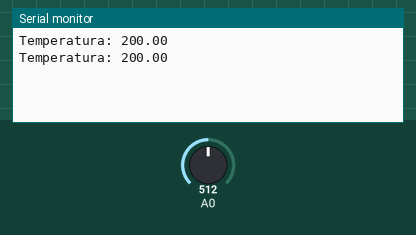
The sketch below on a simulated Arduino Uno, built with avr-gcc and run on an emulated ATmega328P. Parts: the last lines printed to the serial monitor. The inputs (shaded band) are chosen by the test bench; at power-on: A0 = 512.

Above: at 2.8 s.
2.9 s: A0 set to 716
At 4.4 s:
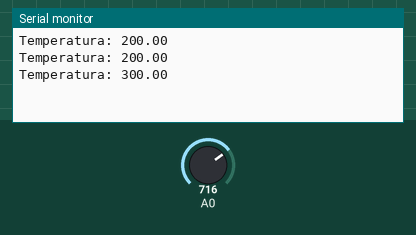
5.6 s: A0 set to 900
At 7.2 s:
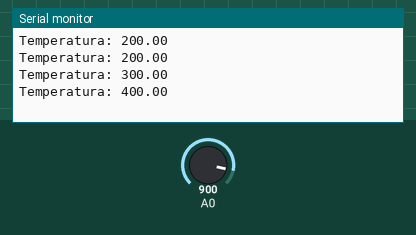
Timing chart, 0 to 8.7 s (numbered marks = the images above; inputs shaded):
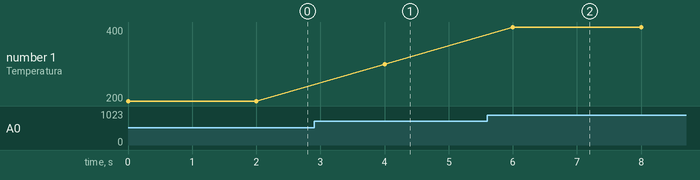

Measured:
- after the input at 2.9 s, the serial monitor: prints a new line after 1.1 s (image 1)
- after the input at 5.6 s, the serial monitor: prints a new line after 0.40 s (image 2)
- plotted number 1: 200 → 300 after the input at 2.9 s, 300 → 400 after the input at 5.6 s

The sketch:

Sensor_temp.ino
```cpp
//Sensor de temperatura usando o LM35

const int LM35 = A0; // Define o pino que lera a saída do LM35
float temperatura; // Variável que armazenará a temperatura medida

//Função que será executada uma vez quando ligar ou resetar o Arduino
void setup() {
Serial.begin(9600); // inicializa a comunicação serial
}

//Função que será executada continuamente
void loop() {
temperatura = (float(analogRead((LM35))*5/(1023))/0.01);
Serial.print("Temperatura: ");
Serial.println(temperatura);
delay(2000);
}
```
